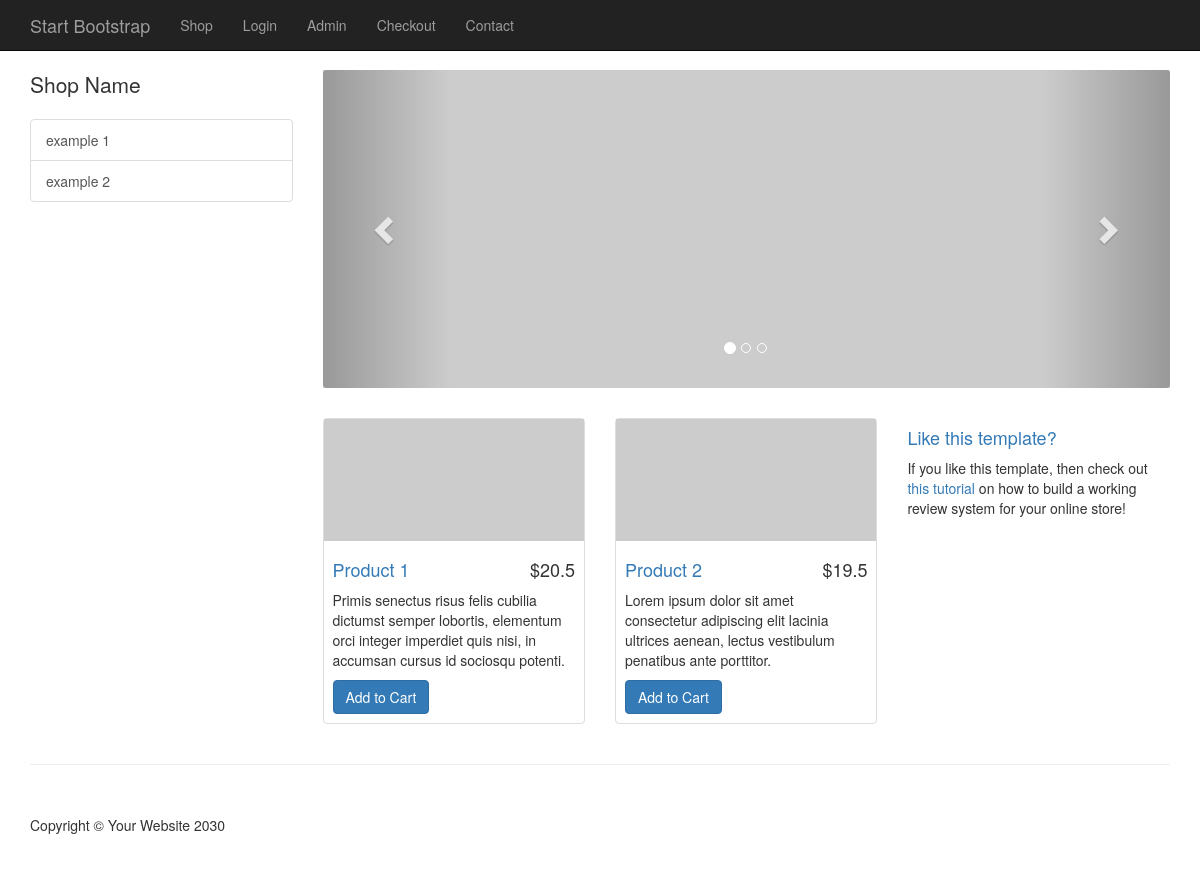
The page / on the database its author committed.
### tables this page shows
CREATE TABLE `categories` (
  `cat_id` int(11) NOT NULL,
  `cat_title` varchar(255) NOT NULL
);

CREATE TABLE `products` (
  `product_id` int(11) NOT NULL,
  `product_title` varchar(255) NOT NULL,
  `product_category_id` int(11) NOT NULL,
  `product_price` float NOT NULL,
  `product_description` text NOT NULL,
  `product_image` varchar(255) NOT NULL,
  `active` int(11) DEFAULT 1
);

### resources/functions.php (the view, shortened to what this page needs)
<?php
function query($sql){
    global $connection;
    return mysqli_query($connection, $sql);
}
function fetch_array($result){
    return mysqli_fetch_array($result);
}
function get_products(){
    $query = query("SELECT * FROM products WHERE active='1' ");
    while($row = fetch_array($query)){
$product = <<<DELIMETER
<div class="col-sm-4 col-lg-4 col-md-4">
                        <div class="thumbnail">
                            <img src="{$row['product_image']}" alt="">
                            <div class="caption">
                                <h4 class="pull-right">&#36;{$row['product_price']}</h4>
                                <h4><a href="#">{$row['product_title']}</a>
                                </h4>
                                <p>{$row['product_description']}</p>
                                <a class="btn btn-primary" target="_blank" href="http://maxoffsky.com/code-blog/laravel-shop-tutorial-1-building-a-review-system/">Add to Cart</a>
                            </div>
                        </div>
                    </div>
DELIMETER;
echo $product;
    }
}
?>

### resources/templates/front/header.php (shortened to what this page needs)
<!DOCTYPE html>
<html lang="en">
<head>
    <link href="css/bootstrap.min.css" rel="stylesheet">
    <link href="css/shop-homepage.css" rel="stylesheet">
    <link href="css/styles.css" rel="stylesheet">
</head>
<body>
    <nav class="navbar navbar-inverse navbar-fixed-top" role="navigation">
    <?php include(TEMPLATE_FRONT.DS."top_nav.php"); ?>
    </nav>

### resources/templates/front/top_nav.php (shortened to what this page needs)
<div class="container">
            <div class="navbar-header">
                <a class="navbar-brand" href="index.html">Start Bootstrap</a>
            </div>
            <div class="collapse navbar-collapse" id="bs-example-navbar-collapse-1">
                <ul class="nav navbar-nav">
                    <li>
                        <a href="#">Shop</a>
                    </li>
                    <li>
                        <a href="#">Login</a>
                    </li>
                    <li>
                        <a href="admin">Admin</a>
                    </li>
                     <li>
                        <a href="checkout.html">Checkout</a>
                    </li>
                    <li>
                        <a href="contact.html">Contact</a>
                    </li>
                </ul>
            </div>
        </div>

### public/index.php
<?php require_once("../resources/config.php"); ?>
<?php include(TEMPLATE_FRONT.DS."header.php"); ?>
    <div class="container">
        <div class="row">
        <?php include(TEMPLATE_FRONT.DS."side_nav.php"); ?>
            <div class="col-md-9">
                <div class="row carousel-holder">
                    <div class="col-md-12">
                    <?php include(TEMPLATE_FRONT.DS."slider.php"); ?>
                    </div>
                </div>
                <div class="row">
                    <?php get_products(); ?>
                    <div class="col-sm-4 col-lg-4 col-md-4">
                        <h4><a href="#">Like this template?</a>
                        </h4>
                        <p>If you like this template, then check out <a target="_blank" href="http://maxoffsky.com/code-blog/laravel-shop-tutorial-1-building-a-review-system/">this tutorial</a> on how to build a working review system for your online store!</p>
                    </div>
                </div>
            </div>
        </div>
    </div>
    <?php include(TEMPLATE_FRONT.DS."footer.php"); ?>

### resources/templates/front/side_nav.php (shortened to what this page needs)
<div class="col-md-3">
    <p class="lead">Shop Name</p>
    <div class="list-group">
    <?php
    $query = "SELECT * FROM categories";
    $send_query = mysqli_query($connection, $query);
    while($row = mysqli_fetch_array($send_query)){
       echo "<a href='' class='list-group-item'>{$row['cat_title']}</a>";
    }
    ?>
    </div>
</div>

### resources/templates/front/slider.php (shortened to what this page needs)
<div id="carousel-example-generic" class="carousel slide" data-ride="carousel">
    <ol class="carousel-indicators">
        <li data-target="#carousel-example-generic" data-slide-to="0" class="active"></li>
        <li data-target="#carousel-example-generic" data-slide-to="1"></li>
        <li data-target="#carousel-example-generic" data-slide-to="2"></li>
    </ol>
    <div class="carousel-inner">
        <div class="item active">
            <img class="slide-image" src="http://placehold.it/800x300" alt="">
        </div>
    </div>
    <a class="left carousel-control" href="#carousel-example-generic" data-slide="prev">
        <span class="glyphicon glyphicon-chevron-left"></span>
    </a>
    <a class="right carousel-control" href="#carousel-example-generic" data-slide="next">
        <span class="glyphicon glyphicon-chevron-right"></span>
    </a>
</div>

### resources/templates/front/footer.php (shortened to what this page needs)
    <div class="container">
<hr>
<footer>
    <div class="row">
        <div class="col-lg-12">
            <p>Copyright &copy; Your Website 2030</p>
        </div>
    </div>
</footer>
</div>
</body>
</html>

### public/css/shop-homepage.css (style rules this page uses)
body { padding-top: 70px; }
.slide-image { width: 100%; }
.carousel-holder { margin-bottom: 30px; }
.carousel-control, .item { border-radius: 4px; }
.caption { height: 130px; overflow: hidden; }
.caption h4 { white-space: nowrap; }
.thumbnail img { width: 100%; }
.thumbnail { padding: 0; }
footer { margin: 50px 0; }

### public/css/styles.css (style rules this page uses)
.caption { height: auto; }

### rows shown on the page
categories: cat_title "example 1"
categories: cat_title "example 2"
products: product_price "20.5", product_title "Product 1", product_description "Primis senectus risus felis cubilia dictumst semper lobortis, elementum orci integer imperdiet quis nisi, in accumsan cursus id sociosqu potenti."
products: product_price "19.5", product_title "Product 2", product_description "Lorem ipsum dolor sit amet consectetur adipiscing elit lacinia ultrices aenean, lectus vestibulum penatibus ante porttitor."
